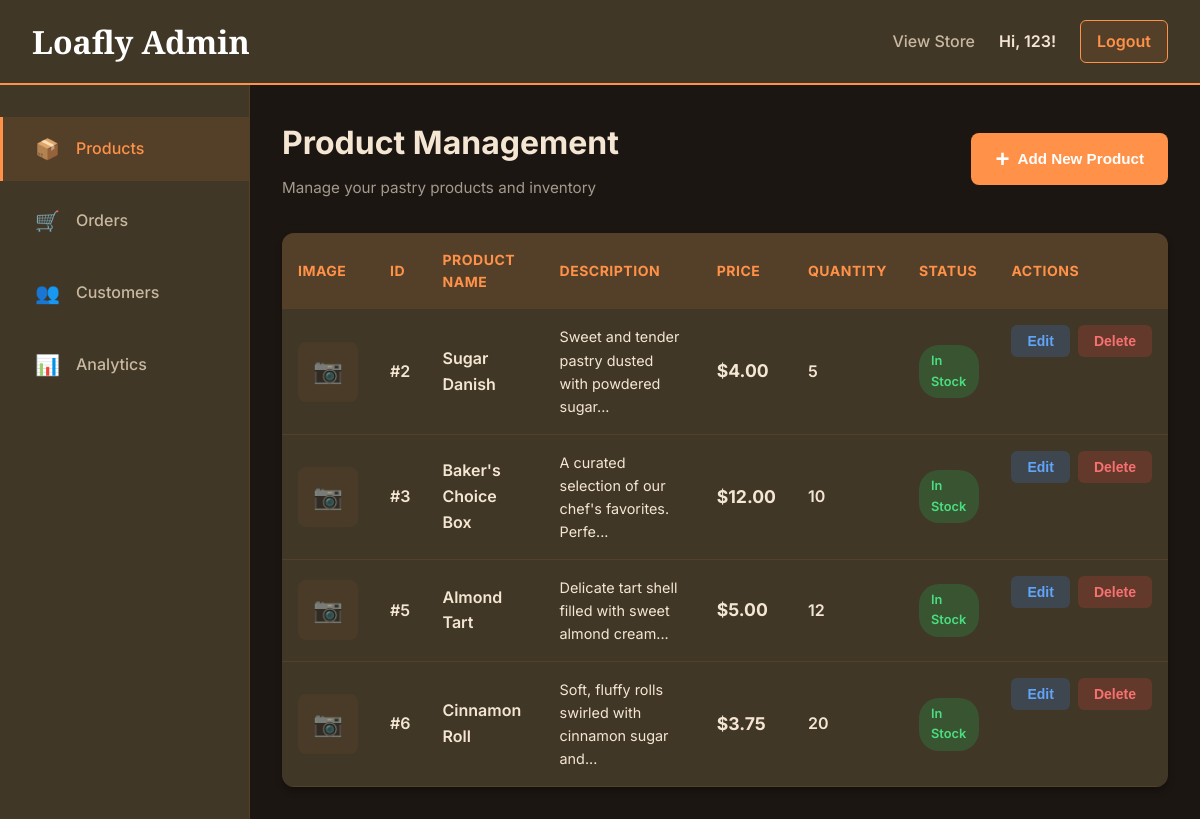
Page /admin_dashboard.php (signed in) on the committed database.
### tables this page shows
CREATE TABLE `products` (
  `id` int(11) NOT NULL,
  `name` varchar(255) NOT NULL,
  `description` text NOT NULL,
  `price` decimal(10,2) NOT NULL,
  `quantity` int(11) NOT NULL DEFAULT 0,
  `image_url` varchar(255) DEFAULT NULL,
  `created_at` timestamp NOT NULL DEFAULT current_timestamp(),
  `updated_at` timestamp NOT NULL DEFAULT current_timestamp() ON UPDATE current_timestamp()
);

### admin_dashboard.php (the view, shortened to what this page needs)
<?php
require_once 'config.php';
$products_query = "SELECT * FROM products ORDER BY created_at DESC";
$products_result = $conn->query($products_query);
?>
<!DOCTYPE html>
<html lang="en">
<head>
    <link rel="stylesheet" href="css/shared.css">
    <link rel="stylesheet" href="css/admin.css">
</head>
<body>
    <header class="admin-header">
        <div class="header-content">
            <h1 class="logo">Loafly Admin</h1>
            <div class="header-actions">
                <a href="dashboard.php" class="nav-link">View Store</a>
                <span class="user-greeting">Hi, <?php echo htmlspecialchars($_SESSION['user_name']); ?>!</span>
                <a href="logout.php" class="logout-btn">Logout</a>
            </div>
        </div>
    </header>
    <div class="admin-container">
        <aside class="admin-sidebar">
            <nav class="sidebar-nav">
                <a href="admin_dashboard.php" class="sidebar-link active">
                    <span class="link-icon">📦</span>
                    <span>Products</span>
                </a>
                <a href="#" class="sidebar-link">
                    <span class="link-icon">🛒</span>
                    <span>Orders</span>
                </a>
                <a href="#" class="sidebar-link">
                    <span class="link-icon">👥</span>
                    <span>Customers</span>
                </a>
                <a href="#" class="sidebar-link">
                    <span class="link-icon">📊</span>
                    <span>Analytics</span>
                </a>
            </nav>
        </aside>
        <main class="admin-main">
            <div class="page-header">
                <div>
                    <h2 class="page-title">Product Management</h2>
                    <p class="page-subtitle">Manage your pastry products and inventory</p>
                </div>
                <button class="btn-add-product" onclick="openAddModal()">
                    <span>+</span> Add New Product
                </button>
            </div>
            <div class="products-table-container">
                <table class="products-table">
                    <thead>
                        <tr>
                            <th>Image</th>
                            <th>ID</th>
                            <th>Product Name</th>
                            <th>Description</th>
                            <th>Price</th>
                            <th>Quantity</th>
                            <th>Status</th>
                            <th>Actions</th>
                        </tr>
                    </thead>
                    <tbody>
                        <?php if ($products_result->num_rows > 0): ?>
                            <?php while ($product = $products_result->fetch_assoc()): ?>
                                <tr>
                                    <td class="product-image-cell">
                                        <?php if (!empty($product['image_url']) && file_exists($product['image_url'])): ?>
                                            <img src="<?php echo htmlspecialchars($product['image_url']); ?>" alt="Product" class="product-thumbnail">
                                        <?php else: ?>
                                            <div class="product-no-image">📷</div>
                                        <?php endif; ?>
                                    </td>
                                    <td class="product-id">#<?php echo htmlspecialchars($product['id']); ?></td>
                                    <td class="product-name"><?php echo htmlspecialchars($product['name']); ?></td>
                                    <td class="product-desc"><?php echo htmlspecialchars(substr($product['description'], 0, 50)) . '...'; ?></td>
                                    <td class="product-price">$<?php echo number_format($product['price'], 2); ?></td>
                                    <td class="product-quantity"><?php echo htmlspecialchars($product['quantity']); ?></td>
                                    <td>
                                        <span class="status-badge <?php echo $product['quantity'] > 0 ? 'status-active' : 'status-inactive'; ?>">
                                            <?php echo $product['quantity'] > 0 ? 'In Stock' : 'Out of Stock'; ?>
                                        </span>
                                    </td>
                                    <td class="product-actions">
                                        <button class="btn-action btn-edit" onclick='openEditModal(<?php echo json_encode($product); ?>)'>Edit</button>
                                        <button class="btn-action btn-delete" onclick="confirmDelete(<?php echo $product['id']; ?>, '<?php echo htmlspecialchars($product['name'], ENT_QUOTES); ?>')">Delete</button>
                                    </td>
                                </tr>
                            <?php endwhile; ?>
                        <?php endif; ?>
                    </tbody>
                </table>
            </div>
        </main>
    </div>
</body>
</html>

### css/shared.css (style rules this page uses)
:root { --color-primary: #FF9148; --color-primary-hover: #FFA66B; --color-dark: #1C1612; --color-brown: #403726; --color-cream: #F5E6D3; --color-tan: #C9B8A0; --color-mocha: #8B7355; --color-white: #FFFFFF; --color-gray: #D4D4D4; --color-gray-dark: #A39A8C; }
* { margin: 0; padding: 0; box-sizing: border-box; }
html { scroll-behavior: smooth; }
body { font-family: 'Inter', -apple-system, BlinkMacSystemFont, 'Segoe UI', sans-serif; min-height: 100vh; background-color: var(--color-dark); color: var(--color-white); line-height: 1.6; }
.logo { font-family: 'Playfair Display', serif; font-size: 2rem; font-weight: 900; color: var(--color-white); text-decoration: none; }

### rows in the picture
products: id "2", name "Sugar Danish", description "Sweet and tender pastry dusted with powdered sugar", price "4.00", quantity "5", shows "In Stock"
products: id "3", name "Baker's Choice Box", description "A curated selection of our chef's favorites. Perfe", price "12.00", quantity "10", shows "In Stock"
products: id "5", name "Almond Tart", description "Delicate tart shell filled with sweet almond cream", price "5.00", quantity "12", shows "In Stock"
products: id "6", name "Cinnamon Roll", description "Soft, fluffy rolls swirled with cinnamon sugar and", price "3.75", quantity "20", shows "In Stock"

### other values in the picture
$_SESSION['user_name'] "123"
